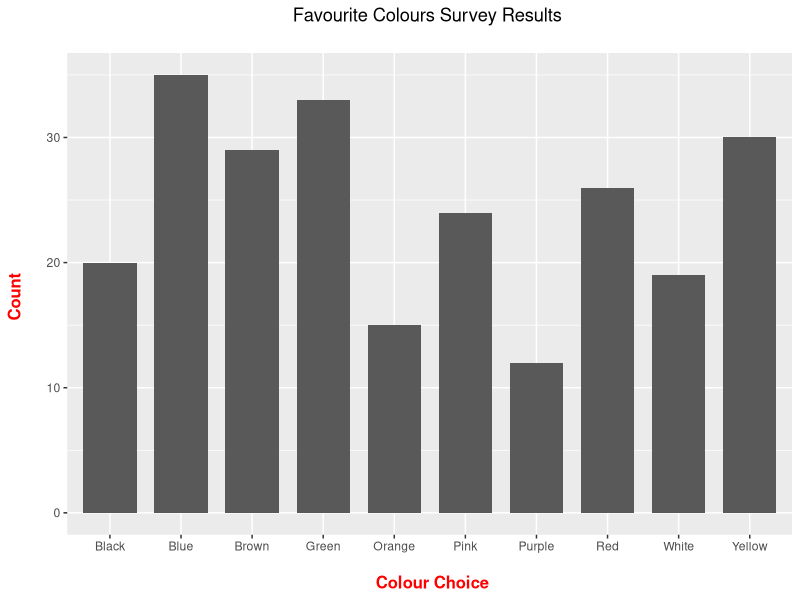
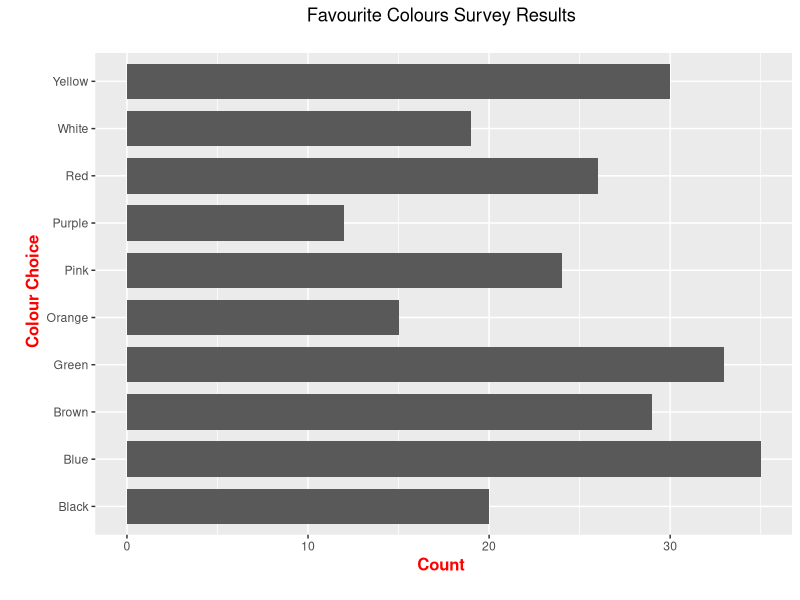
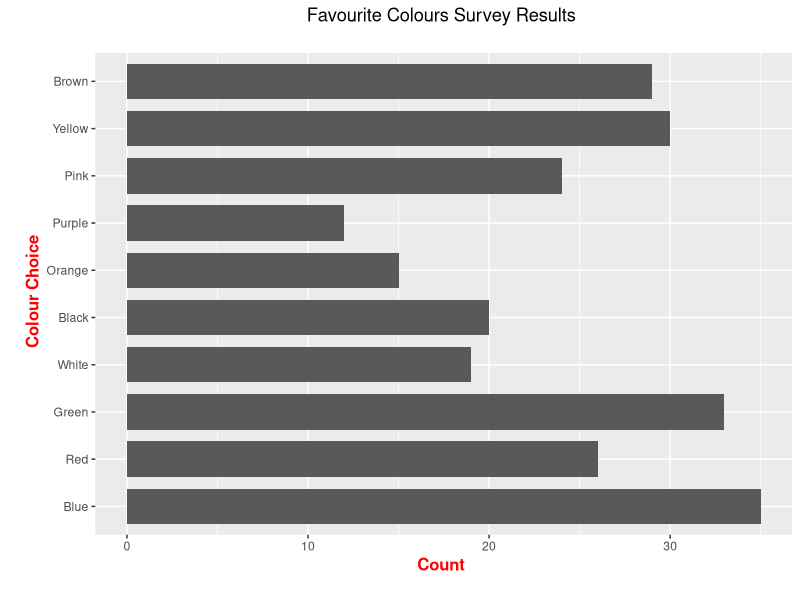
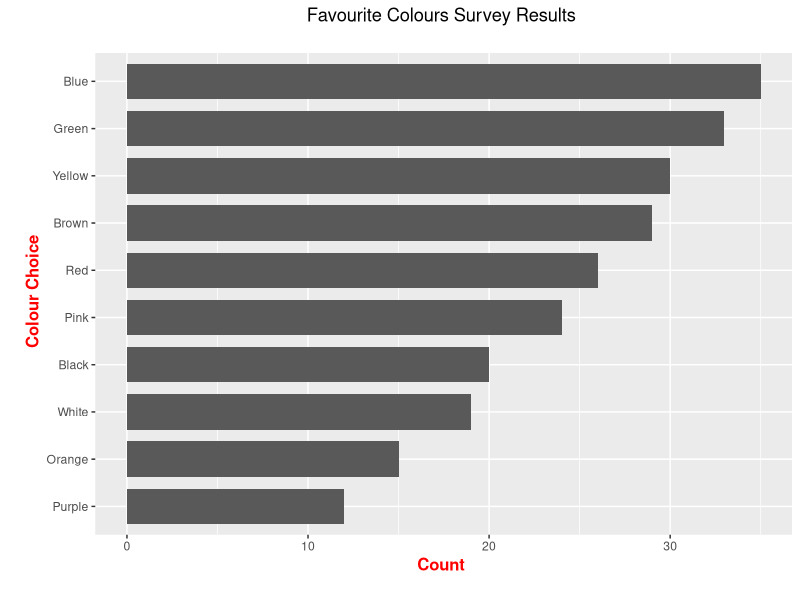
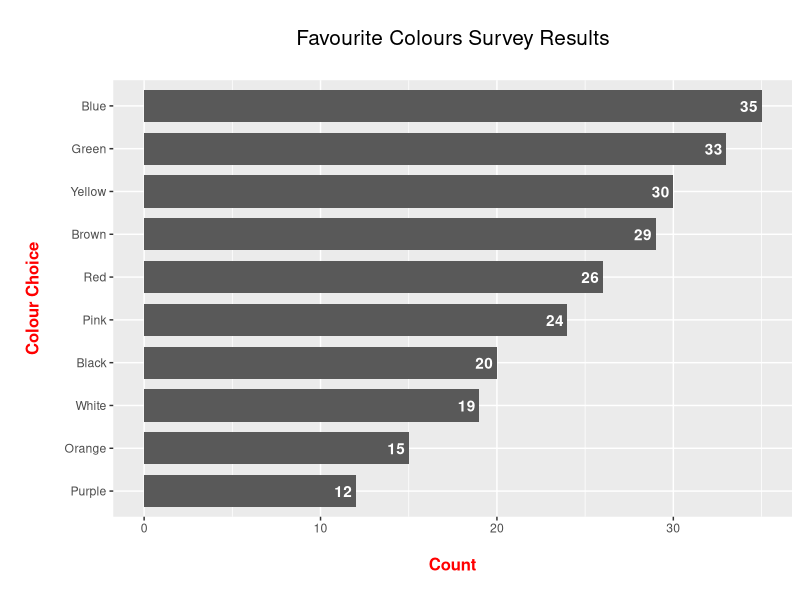

Generate these figures, in order, with R:
## ---- chunk 1
# Load packages:

library(ggplot2)

# Favourite Colour Survey (Made-Up/Fake Data):

colour_choices <- c("Blue", "Red", "Green", "White", "Black", "Orange", 
                    "Purple", "Pink", "Yellow", "Brown")

colour_counts <- c(35, 26, 33, 19, 20, 15, 12, 24, 30, 29)

colour_table <- data.frame(colour_choices, colour_counts)

# Preview table:

colour_table
## ---- chunk 2
# Check data structure:

str(colour_table)

# Rename columns:

colnames(colour_table) <- c("Colour", "Count")

# Total Number in Survey:

(total_num <- sum(colour_table[, 2]))
## ---- chunk 3
## ggplot bar Graph:

ggplot(data = colour_table, aes(x = Colour, y = Count)) +
 geom_bar(stat = "identity", width = 0.75) +
 labs(x = "\n Colour Choice", y = "Count \n", title = "Favourite Colours Survey Results \n") +
 theme(plot.title = element_text(hjust = 0.5), 
 axis.title.x = element_text(face="bold", colour="red", size = 12),
 axis.title.y = element_text(face="bold", colour="red", size = 12))
## ---- chunk 4
## Sideways Bar Graph (Add coord_flip())

ggplot(data = colour_table, aes(x = Colour, y = Count)) +
 geom_bar(stat = "identity", width = 0.75) +
 coord_flip() +
 labs(x = "\n Colour Choice", y = "Count \n", title = "Favourite Colours Survey Results \n") +
 theme(plot.title = element_text(hjust = 0.5), 
 axis.title.x = element_text(face="bold", colour="red", size = 12),
 axis.title.y = element_text(face="bold", colour="red", size = 12))
## ---- chunk 5
colour_choices <- c("Blue", "Red", "Green", "White", "Black", "Orange", 
"Purple", "Pink", "Yellow", "Brown")
## ---- chunk 6
## Colours are in ABC order, not in order as defined in the beginning. Some fixes needed.

# Fix first column:

colour_table$Colour <- factor(colour_table$Colour, levels = colour_choices)
## ---- chunk 7
ggplot(data = colour_table, aes(x = Colour, y = Count)) +
 geom_bar(stat = "identity", width = 0.75) +
 coord_flip() +
 labs(x = "\n Colour Choice", y = "Count \n", title = "Favourite Colours Survey Results \n") +
 theme(plot.title = element_text(hjust = 0.5), 
 axis.title.x = element_text(face="bold", colour="red", size = 12),
 axis.title.y = element_text(face="bold", colour="red", size = 12))
## ---- chunk 8
## Sorting the colours from most popular to least popular sideways bar graph:

# We fix it by using the factor function again but with a modification.
# Reference: http://rstudio-pubs-static.s3.amazonaws.com/7433_4537ea5073dc4162950abb715f513469.html
# order(colour_table$Count) puts the row numbers from smallest to largest:

colour_table$Colour <- factor(colour_table$Colour, 
                              levels = colour_table$Colour[order(colour_table$Count)])
## ---- chunk 9
ggplot(data = colour_table, aes(x = Colour, y = Count)) +
 geom_bar(stat = "identity", width = 0.75) +
 coord_flip() +
 labs(x = "\n Colour Choice", y = "Count \n", title = "Favourite Colours Survey Results \n") +
 theme(plot.title = element_text(hjust = 0.5), 
 axis.title.x = element_text(face="bold", colour="red", size = 12),
 axis.title.y = element_text(face="bold", colour="red", size = 12))
## ---- chunk 10
## Adding labels (Add geom_text()):

ggplot(data = colour_table, aes(x = Colour, y = Count)) +
 geom_bar(stat = "identity", width = 0.75) +
 coord_flip() +
 geom_text(aes(label = Count), hjust = 1.2, colour = "white", fontface = "bold") +
 labs(x = "\n Colour Choice \n", y = "\n Count \n", title = "\n Favourite Colours Survey Results \n") +
 theme(plot.title = element_text(hjust = 0.5, size = 15), 
 axis.title.x = element_text(face="bold", colour="red", size = 12),
 axis.title.y = element_text(face="bold", colour="red", size = 12))
